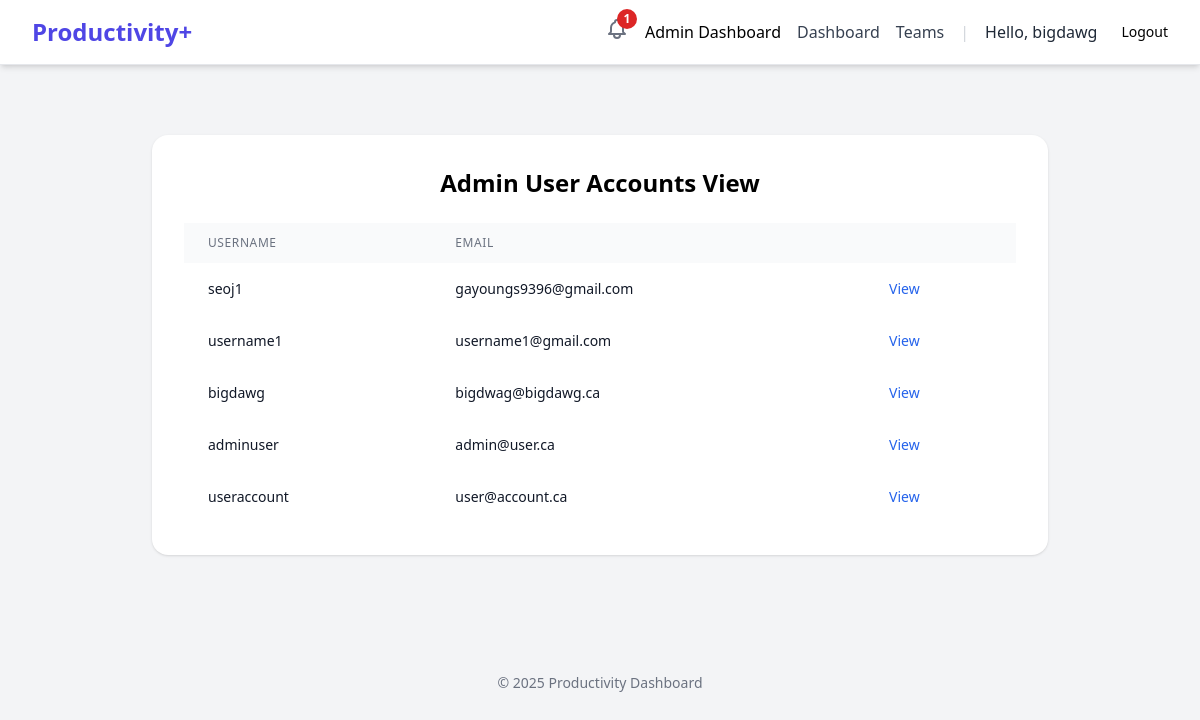
The app's page /admin-dashboard/ (signed in) with its own data.
### users/models.py (models this page shows, shortened)
class CustomUser(AbstractUser):
    class Role(models.TextChoices):
        USER = 'USER', 'User'
        ADMIN = 'ADMIN', 'Admin'
    role = models.CharField(max_length=50, choices=Role.choices, default=Role.USER)
    email = models.EmailField(unique=True)
    created_at = models.DateTimeField(auto_now_add=True)

### users/decorators.py (the view)
    def wrapper(request, *args, **kwargs):
        if not request.user.is_authenticated:
            messages.error(request, "You must be logged in to access this page.")
            return redirect('users:login')
        if request.user.role != 'ADMIN':
            messages.error(request, "You do not have administrative privileges.")
            return redirect('dashboard:dashboard_view')
        return view_func(request, *args, **kwargs)

### users/context_processors.py (called while the page is built)
def unread_notifications(request):
    if request.user.is_authenticated:
        notifications = Notification.objects.filter(
            user=request.user,
            is_read=False
        )
        return {
            'unread_notifications': notifications,
            'unread_notification_count': notifications.count()
        }
    return {}

### users/views.py (called while the page is built)
@admin_required
def admin_dashboard_view(request):
    users = CustomUser.objects.all()
    return render(request, 'users/admin_dashboard.html', {'users': users})

### templates/users/admin_dashboard.html (shortened to what this page needs)
{% extends "base.html" %}
{% block content %}
<div class="min-h-[70vh] flex items-center justify-center">
  <div class="w-full max-w-4xl bg-white rounded-2xl shadow p-8">
    <h1 class="text-2xl font-bold text-center mb-6">Admin User Accounts View</h1>
    <table class="min-w-full divide-y divide-gray-200">
        <thead class="bg-gray-50">
            <tr>
                <th class="px-6 py-3 text-left text-xs font-medium text-gray-500 uppercase tracking-wider">Username</th>
                <th class="px-6 py-3 text-left text-xs font-medium text-gray-500 uppercase tracking-wider">Email</th>
                <th class="px-6 py-3"></th>
            </tr>
        </thead>
        <tbody class="bg-white divide-y divide-gray-200">
            {% for u in users %}
            <tr class="hover:bg-gray-50 transition-colors">
                <td class="px-6 py-4 whitespace-nowrap text-sm text-gray-900">{{ u.username }}</td>
                <td class="px-6 py-4 whitespace-nowrap text-sm text-gray-900">{{ u.email }}</td>
                <td class="px-6 py-4 whitespace-nowrap text-sm font-medium">
                    <a href="{% url 'users:admin_user_detail' u.id %}" class="text-blue-600 hover:underline">View</a>
                </td>
            </tr>
            {% endfor %}
        </tbody>
    </table>
  </div>
</div>
{% endblock %}

### templates/base.html (shortened to what this page needs)
{% load static %}
<!DOCTYPE html>
<html lang="en">
<head>
    <script src="https://cdn.tailwindcss.com"></script>
</head>
<body class="bg-gray-100 font-sans">
    <nav class="bg-white shadow-md border-b border-gray-200">
        <div class="max-w-7xl mx-auto px-4 sm:px-6 lg:px-8">
            <div class="flex justify-between items-center h-16">
                <div class="flex-shrink-0">
                    <a href="{% url 'index' %}" class="text-2xl font-bold text-indigo-600">Productivity+</a>
                </div>
                <div class="flex items-center space-x-4">
                    {% if user.is_authenticated %}
                    <div class="relative">
                        <button id="notification-bell" class="text-gray-500 hover:text-gray-700">
                        </button>
                        {% if unread_notification_count > 0 %}
                        <span class="absolute -top-2 -right-2 flex h-5 w-5 items-center justify-center rounded-full bg-red-600 text-xs font-bold text-white">
                            {{ unread_notification_count }}
                        </span>
                        {% endif %}
                        </div>
                        {% if request.user.role == "ADMIN" %}
                            <a href="{% url 'users:admin_dashboard' %}">Admin Dashboard</a>
                        {% endif %}
                        <a href="{% url 'dashboard:dashboard_view' %}" class="text-gray-700 hover:text-indigo-600">Dashboard</a>
                        <a href="{% url 'teams:team_list' %}" class="text-gray-700 hover:text-indigo-600">Teams</a>
                        <span class="text-gray-300">|</span>
                        <span class="text-gray-800 font-medium">Hello, {{ user.username }}</span>
                        <form method="post" action="{% url 'logout' %}" class="flex items-center">
                            <button type="submit" class="ml-2 button button-secondary-danger text-sm">
                                Logout
                            </button>
                        </form>
                    {% else %}
                        <a href="{% url 'login' %}" class="button button-primary">Login</a>
                        <a href="{% url 'register' %}" class="button button-secondary">Sign Up</a>
                    {% endif %}
                </div>
            </div>
        </div>
    </nav>
    <main>
        {% block content %}
        {% endblock %}
    </main>
    <footer class="text-center py-4 mt-8 text-gray-500 text-sm">
        &copy; {% now "Y" %} Productivity Dashboard
    </footer>
</body>
</html>

### templates/users/admin_dashboard.html (style rules this page uses)
table { border-collapse: separate; border-spacing: 0; }

### records on screen
CustomUser: username "bigdawg", email "bigdwag@bigdawg.ca"
CustomUser: username "seoj1", email "gayoungs9396@gmail.com"
CustomUser: username "username1", email "username1@gmail.com"
CustomUser: username "adminuser", email "admin@user.ca"
CustomUser: username "useraccount", email "user@account.ca"

### other values on screen
{{ unread_notification_count }} "1"
